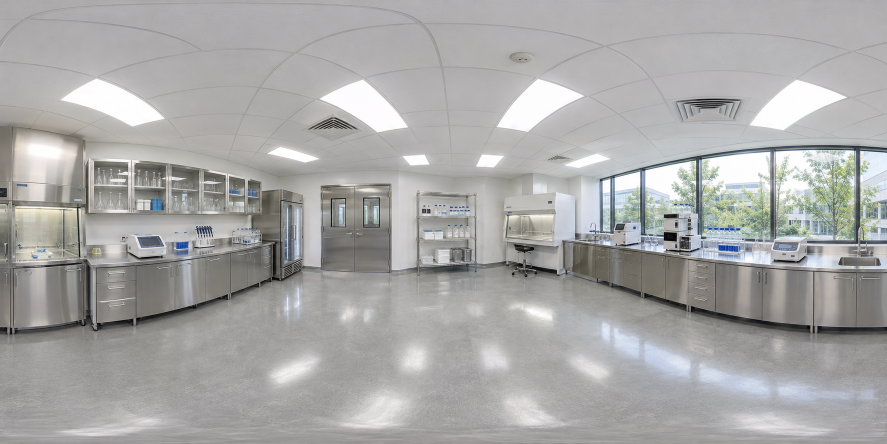
#> input picture Projectboard/method-lab/assets-src/env_labor.png, 1774 x 887 px (shown at 1/2 size)
$ python build_textures.py
#> lines starting #> are read from the running program, lines starting #| are printed output that depends on the picture; long printed decimals are rounded
"""Macht aus den in ChatGPT generierten Bildern in assets-src/ die Texturen für public/textures.

Die Bilder kommen als „nahtlos“ an, sind es aber selten ganz. Deshalb wird jede Kante über einen Streifen
überblendet. Normal- und Rauheitskarte sind aus der Helligkeit abgeleitet, also plausibel, aber nicht gemessen.

    ..\\..\\Simulation\\mujoco-scene\\.venv\\Scripts\\python.exe build_textures.py
"""
from pathlib import Path
import numpy as np
from PIL import Image

HERE = Path(__file__).resolve().parent
SRC, OUT = HERE / 'assets-src', HERE / 'public/textures'
SIZE = 1024
# Name: (Tiefe der Normalkarte, Rauheit dunkel, Rauheit hell)
TEX = {'floor': (1.5, .22, .42), 'bench': (1.2, .5, .75), 'metal': (.8, .28, .42), 'plastic': (1.6, .42, .6)}

def seam_blend(a, width):
    """Macht das Bild periodisch: Mitte zeigt danach die alte Kante, sie wird überblendet."""
    h, w = a.shape[:2]
    out = a.copy()
    t = np.linspace(0, 1, width)
    for axis, n in ((1, w), (0, h)):
        roll = np.roll(out, n // 2, axis=axis)
        ramp = np.ones(n)
        ramp[n // 2 - width // 2:n // 2 + width // 2] = np.abs(2 * t - 1) ** 1.5
        ramp = ramp[None, :, None] if axis == 1 else ramp[:, None, None]
        out = roll * ramp + out * (1 - ramp)
    return out

def edge_error(a):
    return float(np.abs(a[:, 0] - a[:, -1]).mean() + np.abs(a[0] - a[-1]).mean()) / 2

def normal_map(height, strength):
    dx = np.roll(height, -1, 1) - np.roll(height, 1, 1)
    dy = np.roll(height, -1, 0) - np.roll(height, 1, 0)
    n = np.dstack([-dx * strength, dy * strength, np.ones_like(height)])
    n /= np.linalg.norm(n, axis=2, keepdims=True)
    return (n * .5 + .5) * 255

def save(a, name):
    Image.fromarray(np.clip(a, 0, 255).astype(np.uint8)).save(OUT / name, quality=90, optimize=True)

OUT.mkdir(parents=True, exist_ok=True)
for name, (depth, r0, r1) in TEX.items():
    path = SRC / f'tex_{name}.png'
    if not path.exists():
        print('fehlt', path.name)
        continue
    a = np.asarray(Image.open(path).convert('RGB').resize((SIZE, SIZE), Image.LANCZOS), float)
    before = edge_error(a)
    a = seam_blend(a, SIZE // 8)
    h = a.mean(2) / 255
    fine = h - np.asarray(Image.fromarray((h * 255).astype(np.uint8)).resize((64, 64)).resize((SIZE, SIZE), Image.BICUBIC), float) / 255
    save(a, f'{name}_albedo.jpg')
    save(normal_map(fine, depth * 4), f'{name}_normal.jpg')
    rough = r0 + (r1 - r0) * np.clip(.5 + fine * 6, 0, 1)
    save(np.dstack([rough * 255] * 3), f'{name}_rough.jpg')
    print(name, f'Kante vorher {before:.1f}, nachher {edge_error(a):.1f}')

env = np.asarray(Image.open(SRC / 'env_labor.png').convert('RGB'), float)
w = env.shape[1]
#> w = 1774
band = w // 40
#> band = 44
t = np.linspace(1, 0, band)[None, :, None]
fixed = env.copy()
mean = (env[:, :1] + env[:, -1:]) / 2                # Naht links/rechts schliessen
#> mean = 887 rows, first 8: [171.5, 169.5, 170.5], [172.5, 170, 172], [173, 171.5, 172], [172.5, 170, 172], [173, 170.5, 172.5], [172.5, 170, 171.5], [173.5, 171, 172], [173, 170, 171.5]
fixed[:, :band] += (mean - env[:, :1]) * t
fixed[:, -band:] += (mean - env[:, -1:]) * t[:, ::-1]
save(fixed, 'env_labor.jpg')
#> in save, `Image.fromarray(np.clip(a, 0, 255).astype(np.uint8)).save(OUT / name, ..`:
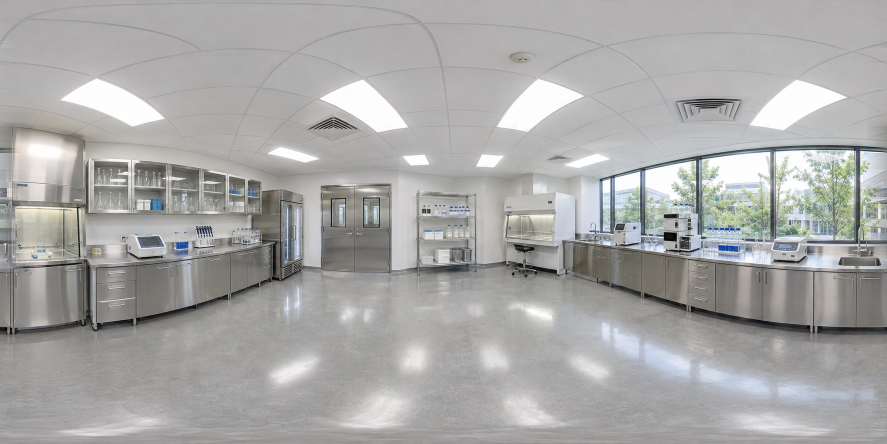
#> saved as env_labor.jpg: PIL image 1774x887 RGB (shown at 1/2 size); mean R, G, B 168.8, 168.3, 167.6
print('Umgebung', env.shape[1], 'x', env.shape[0], 'Naht vorher', float(np.abs(env[:, 0] - env[:, -1]).mean()), 'nachher', float(np.abs(fixed[:, 0] - fixed[:, -1]).mean()))
#| Umgebung 1774 x 887 Naht vorher 36.288 nachher 0.0
